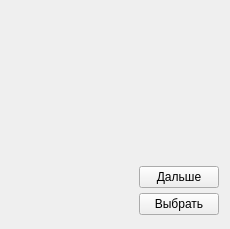
<?xml version="1.0" encoding="UTF-8"?>
<ui version="4.0">
 <class>Form</class>
 <widget class="QWidget" name="Form">
  <property name="geometry">
   <rect>
    <x>0</x>
    <y>0</y>
    <width>230</width>
    <height>229</height>
   </rect>
  </property>
  <property name="windowTitle">
   <string>Друг</string>
  </property>
  <property name="windowIcon">
   <iconset>
    <normaloff>icons/sheet_icon.png</normaloff>icons/sheet_icon.png</iconset>
  </property>
  <layout class="QVBoxLayout" name="verticalLayout">
   <item>
    <widget class="QLabel" name="label_pic">
     <property name="text">
      <string/>
     </property>
     <property name="pixmap">
      <pixmap>friend/now.png</pixmap>
     </property>
     <property name="alignment">
      <set>Qt::AlignCenter</set>
     </property>
    </widget>
   </item>
   <item>
    <widget class="QWidget" name="widget" native="true">
     <property name="maximumSize">
      <size>
       <width>16777215</width>
       <height>55</height>
      </size>
     </property>
     <layout class="QHBoxLayout" name="horizontalLayout_2">
      <property name="spacing">
       <number>0</number>
      </property>
      <property name="leftMargin">
       <number>0</number>
      </property>
      <property name="topMargin">
       <number>0</number>
      </property>
      <property name="rightMargin">
       <number>0</number>
      </property>
      <property name="bottomMargin">
       <number>0</number>
      </property>
      <item>
       <spacer name="horizontalSpacer">
        <property name="orientation">
         <enum>Qt::Horizontal</enum>
        </property>
        <property name="sizeHint" stdset="0">
         <size>
          <width>40</width>
          <height>20</height>
         </size>
        </property>
       </spacer>
      </item>
      <item>
       <layout class="QVBoxLayout" name="verticalLayout_2">
        <property name="spacing">
         <number>2</number>
        </property>
        <item>
         <widget class="QPushButton" name="next_btn">
          <property name="text">
           <string>Дальше</string>
          </property>
         </widget>
        </item>
        <item>
         <widget class="QPushButton" name="select_btn">
          <property name="text">
           <string>Выбрать</string>
          </property>
         </widget>
        </item>
       </layout>
      </item>
     </layout>
    </widget>
   </item>
  </layout>
 </widget>
 <resources/>
 <connections/>
</ui>
